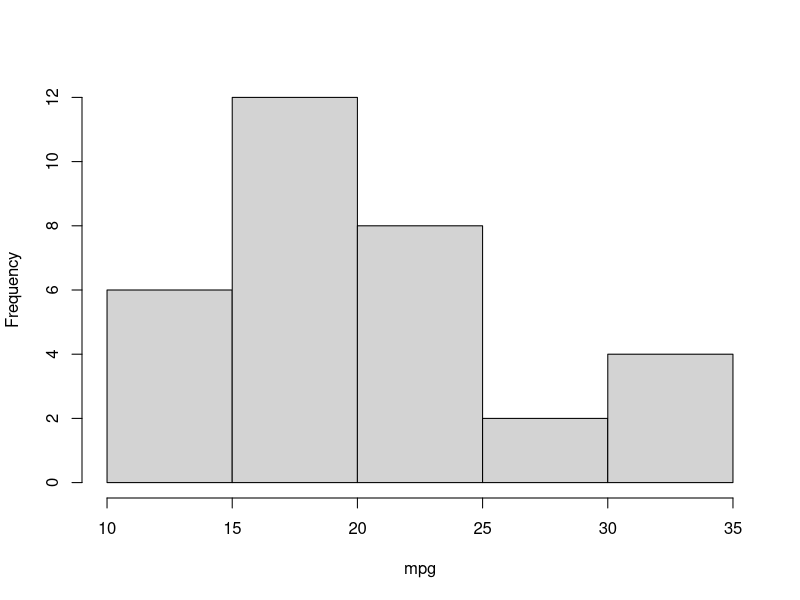
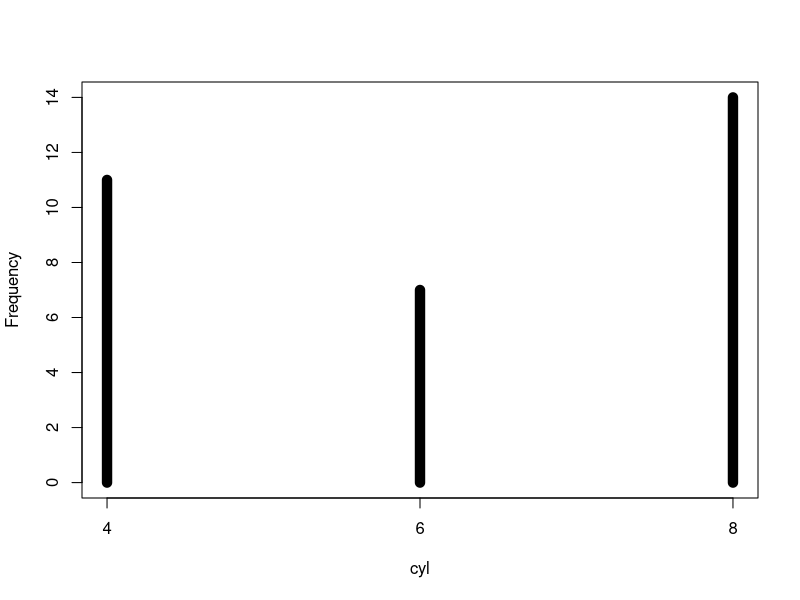
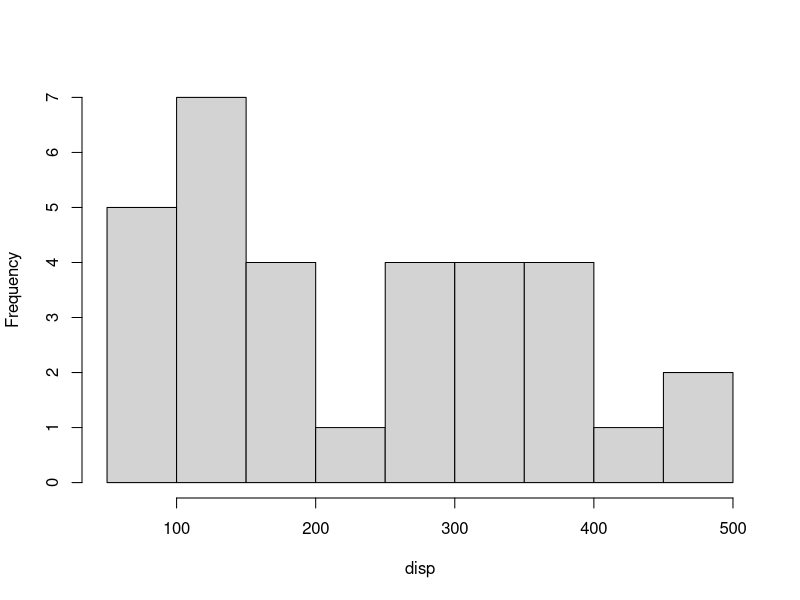
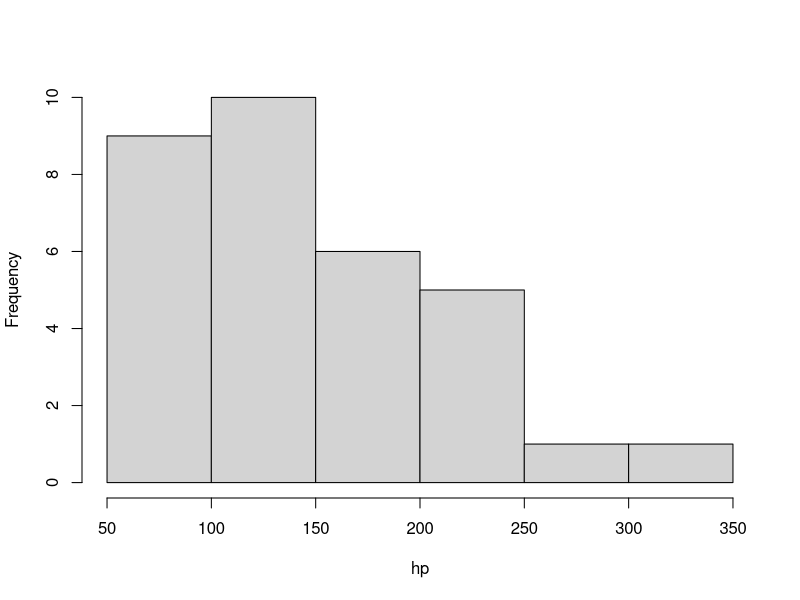
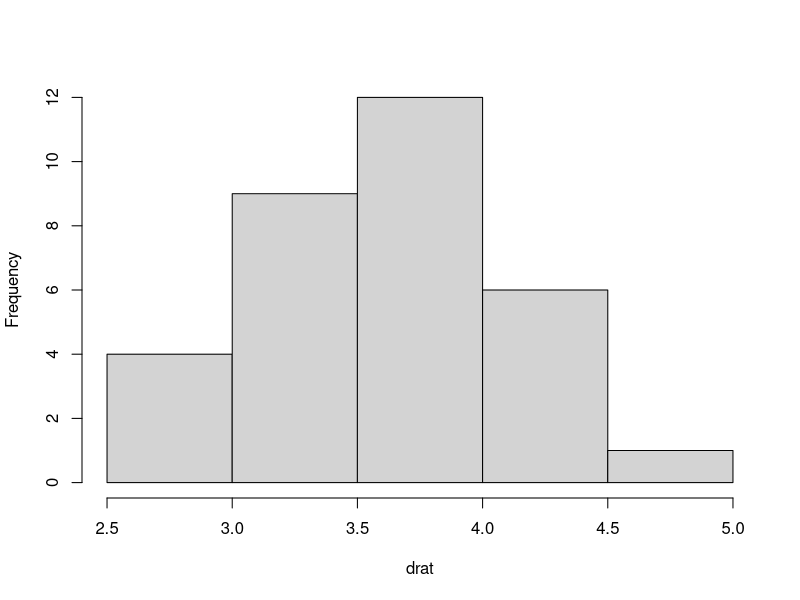
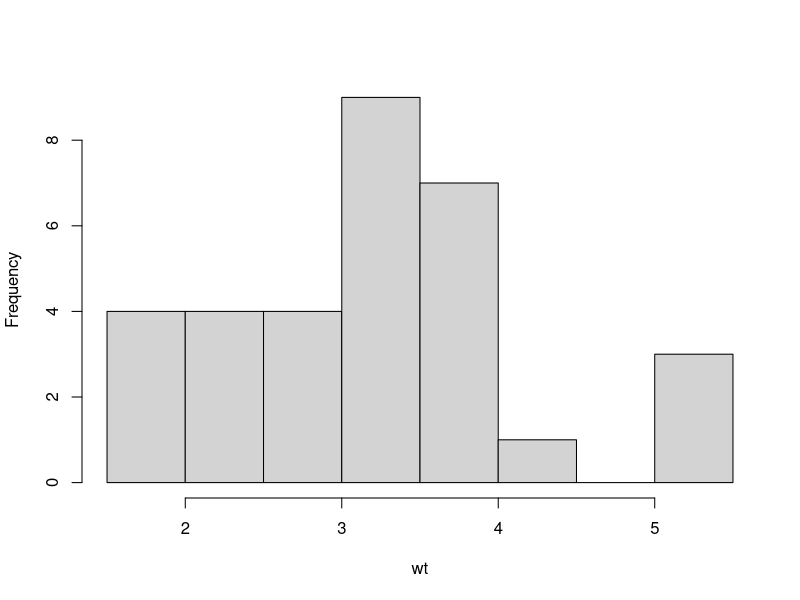
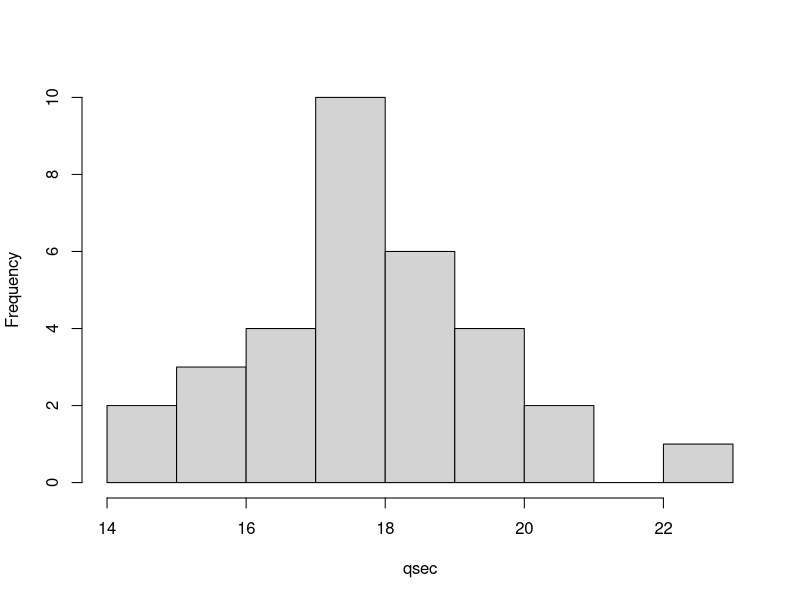
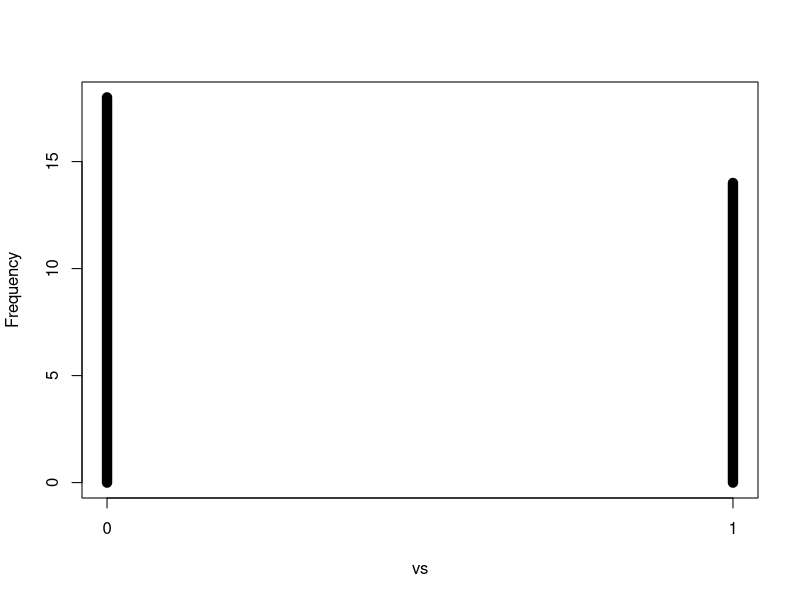

Reproduce these figures in R, in order.
## ---- chunk 1
for (i in names(mtcars)) {
  cat('\n\n# Summary of the variable `', i, '`\n\n')
  x <- mtcars[, i]
  if (length(unique(x)) <= 6) {
    cat('`', i, '` is a categorical variable.\n\n')
    plot(table(x), xlab = i, ylab = 'Frequency', lwd = 10)
  } else {
    cat('Histogram for the continuous variable `', i, '`.\n\n')
    hist(x, xlab = i, main = '')
  }
}
